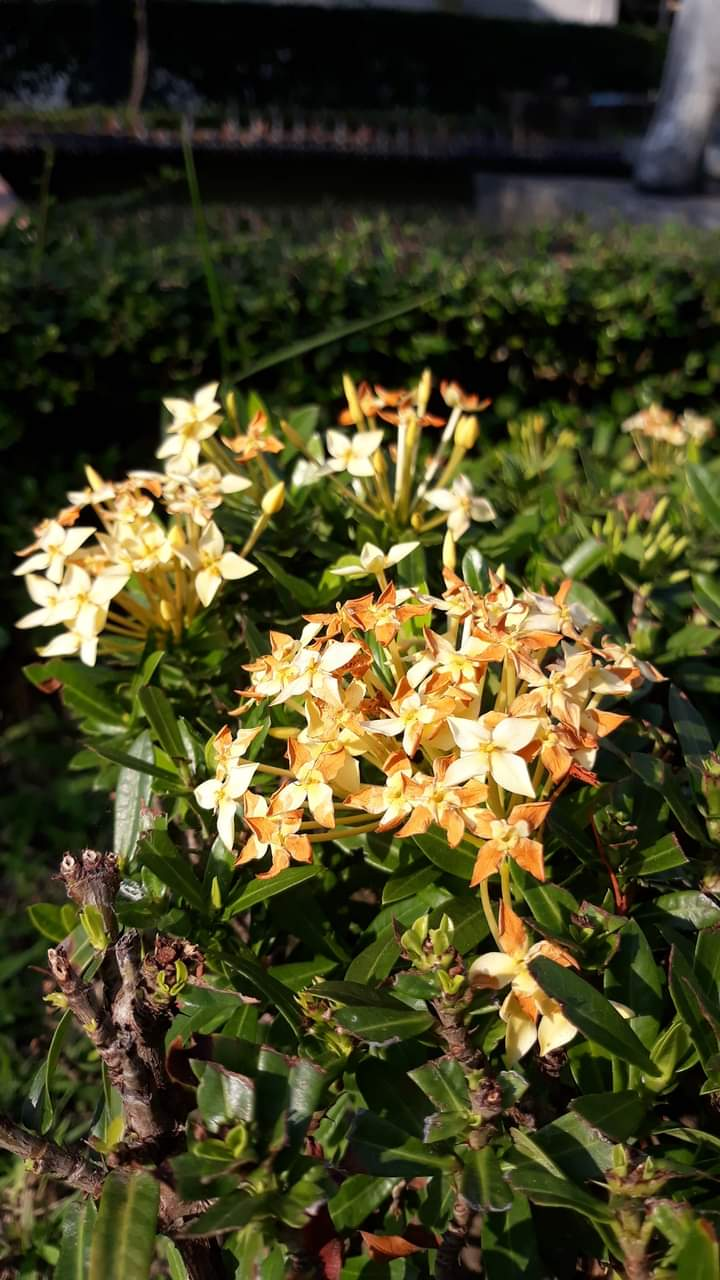
#> input picture examples/example.jpg, 720 x 1280 px
$ python encode.py
#> lines starting #> are read from the running program, lines starting #| are printed output that depends on the picture
#> the answer given: examples/example.jpg
#> further down, imgfile is the input picture: PIL image 720x1280 RGB; mean R, G, B 72.7, 69.6, 37.3
# -*- coding: utf-8 -*-
"""
Created on Sat Jan  8 21:03:34 2022

@author: rainn
"""

import numpy as np
from PIL import Image

# from https://stackoverflow.com/questions/34913005/color-space-mapping-ycbcr-to-rgb
def rgb2ycbcr(im):
    xform = np.array([[.299, .587, .114], [-.1687, -.3313, .5], [.5, -.4187, -.0813]])
    ycbcr = im.dot(xform.T)
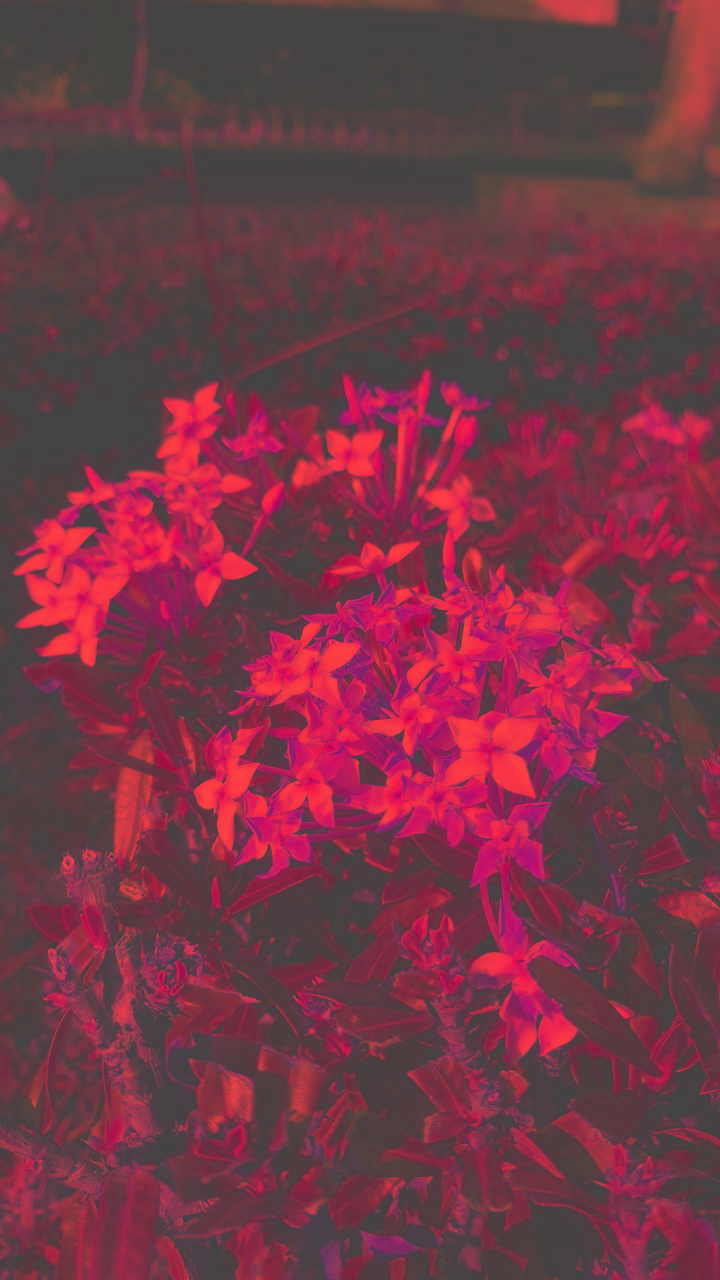
#> ycbcr: shape (1280, 720, 3) float64; mean R, G, B 66.9, -16.7, 4.2; drawn with min black and max white
    ycbcr[:,:,[1,2]] += 128
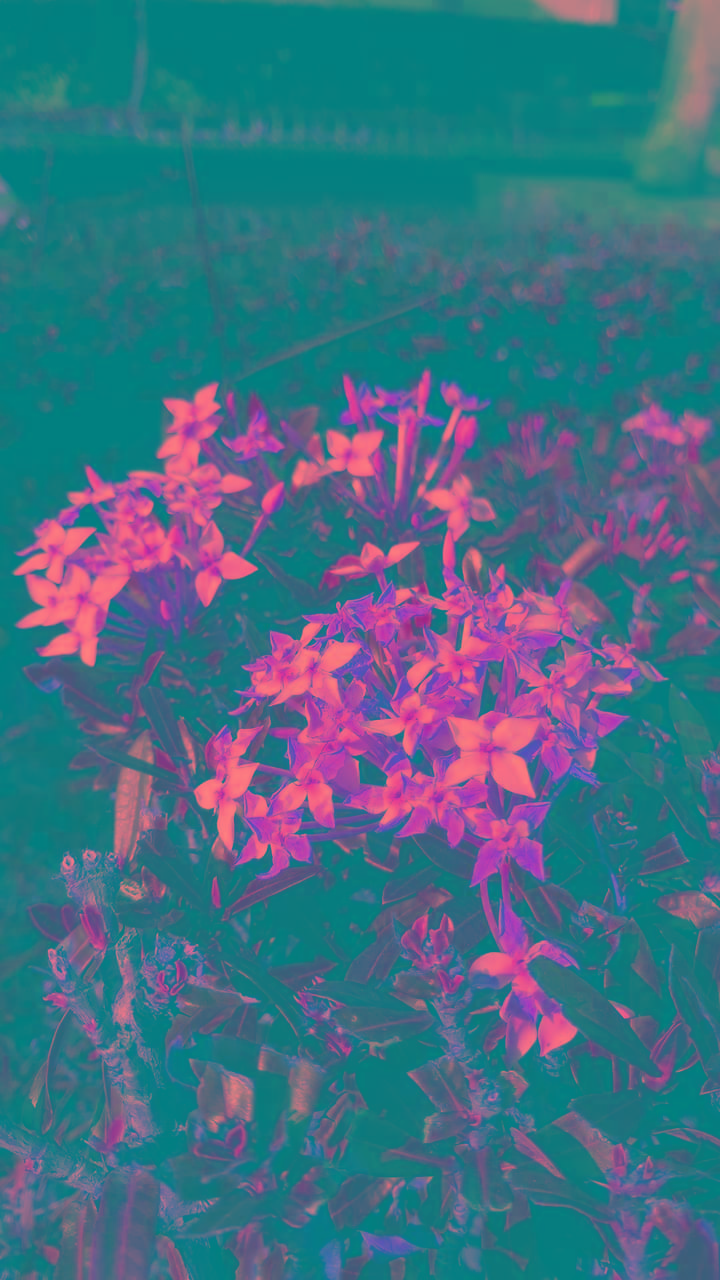
#> ycbcr: shape (1280, 720, 3) float64; mean R, G, B 66.9, 111.3, 132.2
    return np.uint8(ycbcr)

file = input("Enter the path to the image: ")
imgfile = Image.open(file).convert('RGB')
img = np.asarray(imgfile)
img_yuv = rgb2ycbcr(img)
#> (the run stopped early here; a loop or call above may not have finished)
